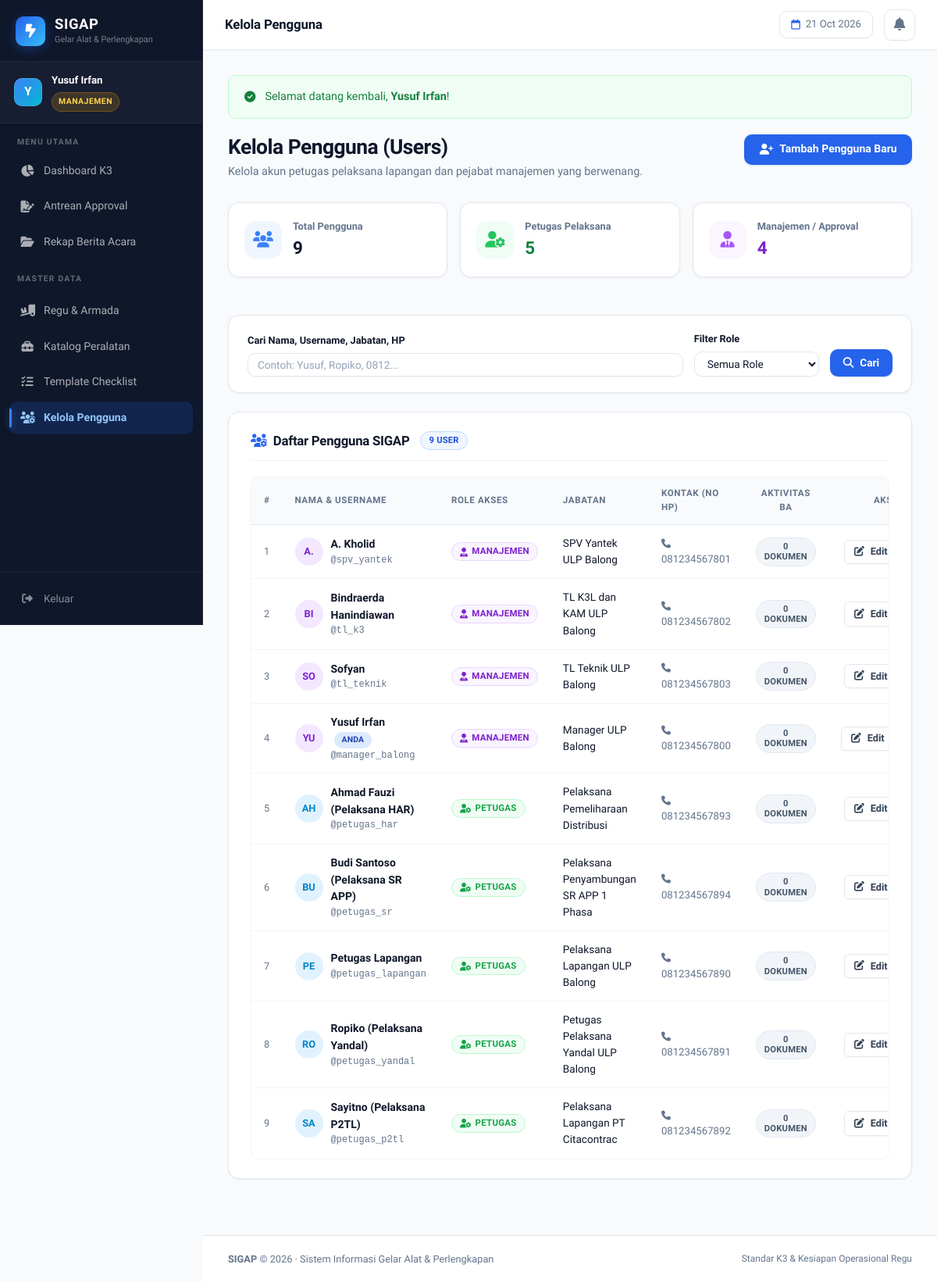
Page /master/users/index.php (signed in) on the committed database.
### tables this page shows
CREATE TABLE IF NOT EXISTS users (
    id            INT           AUTO_INCREMENT PRIMARY KEY,
    username      VARCHAR(50)   NOT NULL UNIQUE,
    password_hash VARCHAR(255)  NOT NULL,
    nama_lengkap  VARCHAR(100)  NOT NULL,
    role          ENUM('petugas', 'manajemen') NOT NULL,
    jabatan       VARCHAR(100)  NOT NULL,
    no_hp         VARCHAR(20)   NULL,
    created_at    TIMESTAMP     DEFAULT CURRENT_TIMESTAMP,
    updated_at    TIMESTAMP     DEFAULT CURRENT_TIMESTAMP ON UPDATE CURRENT_TIMESTAMP,
    INDEX idx_users_role (role)
);

### master/users/index.php (the view, shortened to what the rows shown need)
<?php
require_once __DIR__ . '/../../includes/auth_check.php';
$pdo = get_db_connection();
$current_user = get_logged_user();
$where = [];
$params = [];
$where_sql = !empty($where) ? 'WHERE ' . implode(' AND ', $where) : '';
$stmt = $pdo->prepare("
    SELECT u.*,
           (SELECT COUNT(*) FROM gelar_alat_header h WHERE h.petugas_id = u.id) AS total_laporan_dibuat,
           (SELECT COUNT(*) FROM gelar_alat_header h WHERE h.manajemen_id = u.id) AS total_laporan_diapprove
    FROM users u
    {$where_sql}
    ORDER BY u.role DESC, u.nama_lengkap ASC
");
$stmt->execute($params);
$users_list = $stmt->fetchAll();
$page_title = "Kelola Pengguna";
require_once __DIR__ . '/../../includes/header.php';
?>
<div style="display:flex; justify-content:space-between; align-items:flex-start; margin-bottom:1.75rem; flex-wrap:wrap; gap:1rem;">
    <div>
        <h1 style="font-size:1.65rem; font-weight:800; letter-spacing:-0.02em; margin-bottom:4px; color:var(--text-main);">Kelola Pengguna (Users)</h1>
    </div>
</div>
<div class="card">
    <div class="card-header">
        <h2 class="card-title">
            <i class="fa-solid fa-users-gear" style="color:var(--primary);"></i>
            Daftar Pengguna SIGAP
            <span class="badge badge-submitted" style="font-size:0.7rem; margin-left:6px;"><?= count($users_list) ?> user</span>
        </h2>
    </div>
    <?php if (empty($users_list)): ?>
        <div style="text-align:center; padding:3rem 1rem; color:var(--text-muted);">
            <div style="width:48px; height:48px; border-radius:50%; background:#f1f5f9; color:#64748b; display:flex; align-items:center; justify-content:center; margin:0 auto 10px; font-size:1.3rem;">
                <i class="fa-solid fa-user-slash"></i>
            </div>
            <strong style="color:var(--text-main);">Tidak ada data pengguna ditemukan</strong>
            <p style="font-size:0.825rem; margin-top:2px;">Silakan sesuaikan filter pencarian atau tambahkan pengguna baru.</p>
        </div>
    <?php else: ?>
        <div class="table-responsive">
            <table class="data-table">
                <thead>
                    <tr>
                        <th width="40px">#</th>
                        <th>Nama & Username</th>
                        <th>Role Akses</th>
                        <th>Jabatan</th>
                        <th>Kontak (No HP)</th>
                        <th style="text-align:center;">Aktivitas BA</th>
                        <th style="text-align:center; width:130px;">Aksi</th>
                    </tr>
                </thead>
                <tbody>
                    <?php foreach ($users_list as $i => $row): ?>
                        <?php
                        $is_self = ($row['id'] == $current_user['id']);
                        $initials = strtoupper(substr($row['nama_lengkap'], 0, 2));
                        $total_aktif = ($row['role'] === 'petugas') ? $row['total_laporan_dibuat'] : $row['total_laporan_diapprove'];
                        ?>
                        <tr>
                            <td style="color:var(--text-muted); font-size:0.8rem;"><?= $i + 1 ?></td>
                            <td>
                                <div style="display:flex; align-items:center; gap:10px;">
                                    <div style="width:36px; height:36px; border-radius:50%; background:<?= $row['role'] === 'manajemen' ? '#f3e8ff; color:#7e22ce' : '#e0f2fe; color:#0284c7' ?>; display:flex; align-items:center; justify-content:center; font-weight:700; font-size:0.8rem; flex-shrink:0;">
                                        <?= $initials ?>
                                    </div>
                                    <div>
                                        <div style="font-weight:700; color:var(--text-main); font-size:0.875rem;">
                                            <?= htmlspecialchars($row['nama_lengkap']) ?>
                                            <?php if ($is_self): ?>
                                                <span class="badge" style="background:#dbeafe; color:#1e40af; font-size:0.65rem; margin-left:4px;">Anda</span>
                                            <?php endif; ?>
                                        </div>
                                        <div style="font-size:0.75rem; color:var(--text-muted); font-family:monospace;">
                                            @<?= htmlspecialchars($row['username']) ?>
                                        </div>
                                    </div>
                                </div>
                            </td>
                            <td>
                                <?php if ($row['role'] === 'manajemen'): ?>
                                    <span class="badge" style="background:#faf5ff; color:#7e22ce; border:1px solid #e9d5ff; font-size:0.72rem;">
                                        <i class="fa-solid fa-user-tie"></i> Manajemen
                                    </span>
                                <?php else: ?>
                                    <span class="badge" style="background:#f0fdf4; color:#16a34a; border:1px solid #bbf7d0; font-size:0.72rem;">
                                        <i class="fa-solid fa-user-gear"></i> Petugas
                                    </span>
                                <?php endif; ?>
                            </td>
                            <td style="font-size:0.85rem; color:var(--text-main);">
                                <?= htmlspecialchars($row['jabatan']) ?>
                            </td>
                            <td style="font-size:0.825rem; color:var(--text-muted);">
                                <?= $row['no_hp'] ? '<i class="fa-solid fa-phone" style="font-size:0.75rem; margin-right:4px;"></i>' . htmlspecialchars($row['no_hp']) : '&mdash;' ?>
                            </td>
                            <td style="text-align:center;">
                                <span class="badge <?= $total_aktif > 0 ? 'badge-approved' : 'badge-draft' ?>" style="font-size:0.7rem;">
                                    <?= $total_aktif ?> Dokumen
                                </span>
                            </td>
                            <td style="text-align:center; white-space:nowrap;">
                                <div style="display:inline-flex; gap:6px;">
                                    <button onclick='openModalEdit(<?= json_encode($row) ?>)' class="btn btn-outline btn-sm" title="Edit Pengguna">
                                        <i class="fa-solid fa-pen-to-square"></i> Edit
                                    </button>
                                </div>
                            </td>
                        </tr>
                    <?php endforeach; ?>
                </tbody>
            </table>
        </div>
    <?php endif; ?>
</div>
<?php require_once __DIR__ . '/../../includes/footer.php'; ?>

### includes/header.php (shortened to what the rows shown need)
<?php
require_once __DIR__ . '/auth_check.php';
$user = get_logged_user();
?>
<!DOCTYPE html>
<html lang="id">
<head>
    <link rel="stylesheet" href="<?= base_url('assets/css/style.css') ?>">
    <link rel="stylesheet" href="https://cdnjs.cloudflare.com/ajax/libs/font-awesome/6.4.0/css/all.min.css">
</head>
<body>
<?php if ($user): ?>
<aside class="sidebar no-print" id="sidebar">
    <div class="sidebar-brand">
        <div class="brand-icon">
            <i class="fa-solid fa-bolt-lightning"></i>
        </div>
        <div class="sidebar-brand-text">
            <span class="sidebar-brand-name">SIGAP</span>
            <span class="sidebar-brand-sub">Gelar Alat & Perlengkapan</span>
        </div>
    </div>
    <div class="sidebar-user">
        <div class="sidebar-user-avatar">
            <?= strtoupper(substr($user['nama_lengkap'], 0, 1)) ?>
        </div>
        <div class="sidebar-user-info">
            <div class="sidebar-user-name"><?= htmlspecialchars($user['nama_lengkap']) ?></div>
            <span class="user-role-badge role-<?= $user['role'] ?>">
                <?= $user['role'] === 'manajemen' ? 'Manajemen' : 'Petugas' ?>
            </span>
        </div>
    </div>
    <nav class="sidebar-nav">
        <div class="sidebar-nav-label">Menu Utama</div>
        <ul class="sidebar-menu">
            <?php if ($user['role'] === 'petugas'): ?>
                <li>
                    <a href="<?= base_url('inspeksi/index.php') ?>" class="sidebar-link <?= strpos($_SERVER['REQUEST_URI'], '/inspeksi') !== false ? 'active' : '' ?>">
                        <i class="fa-solid fa-clipboard-check"></i>
                        <span>Form Gelar Alat</span>
                    </a>
                </li>
                <li>
                    <a href="<?= base_url('riwayat/index.php') ?>" class="sidebar-link <?= strpos($_SERVER['REQUEST_URI'], '/riwayat') !== false ? 'active' : '' ?>">
                        <i class="fa-solid fa-clock-rotate-left"></i>
                        <span>Riwayat Saya</span>
                    </a>
                </li>
            <?php else:  ?>
                <li>
                    <a href="<?= base_url('dashboard/index.php') ?>" class="sidebar-link <?= strpos($_SERVER['REQUEST_URI'], '/dashboard') !== false ? 'active' : '' ?>">
                        <i class="fa-solid fa-chart-pie"></i>
                        <span>Dashboard K3</span>
                    </a>
                </li>
                <li>
                    <a href="<?= base_url('riwayat/index.php?status=submitted') ?>" class="sidebar-link <?= isset($_GET['status']) && $_GET['status'] === 'submitted' ? 'active' : '' ?>">
                        <i class="fa-solid fa-file-signature"></i>
                        <span>Antrean Approval</span>
                    </a>
                </li>
                <li>
                    <a href="<?= base_url('riwayat/index.php') ?>" class="sidebar-link <?= strpos($_SERVER['REQUEST_URI'], '/riwayat') !== false && (!isset($_GET['status']) || $_GET['status'] !== 'submitted') ? 'active' : '' ?>">
                        <i class="fa-solid fa-folder-open"></i>
                        <span>Rekap Berita Acara</span>
                    </a>
                </li>
                <div class="sidebar-nav-label" style="margin-top:14px;">Master Data</div>
                <li>
                    <a href="<?= base_url('master/regu/index.php') ?>" class="sidebar-link <?= strpos($_SERVER['REQUEST_URI'], '/master/regu') !== false ? 'active' : '' ?>">
                        <i class="fa-solid fa-truck-ramp-box"></i>
                        <span>Regu & Armada</span>
                    </a>
                </li>
                <li>
                    <a href="<?= base_url('master/barang/index.php') ?>" class="sidebar-link <?= strpos($_SERVER['REQUEST_URI'], '/master/barang') !== false ? 'active' : '' ?>">
                        <i class="fa-solid fa-toolbox"></i>
                        <span>Katalog Peralatan</span>
                    </a>
                </li>
                <li>
                    <a href="<?= base_url('master/template/index.php') ?>" class="sidebar-link <?= strpos($_SERVER['REQUEST_URI'], '/master/template') !== false ? 'active' : '' ?>">
                        <i class="fa-solid fa-list-check"></i>
                        <span>Template Checklist</span>
                    </a>
                </li>
                <li>
                    <a href="<?= base_url('master/users/index.php') ?>" class="sidebar-link <?= strpos($_SERVER['REQUEST_URI'], '/master/users') !== false ? 'active' : '' ?>">
                        <i class="fa-solid fa-users-gear"></i>
                        <span>Kelola Pengguna</span>
                    </a>
                </li>
            <?php endif; ?>
        </ul>
    </nav>
    <div class="sidebar-footer">
        <a href="<?= base_url('auth/logout.php') ?>" class="sidebar-logout">
            <i class="fa-solid fa-right-from-bracket"></i>
            <span>Keluar</span>
        </a>
    </div>
</aside>
<div class="topbar no-print">
    <div class="topbar-title">
        <?= isset($page_title) ? htmlspecialchars($page_title) : 'SIGAP' ?>
    </div>
    <div class="topbar-right">
        <span class="topbar-date">
            <i class="fa-regular fa-calendar"></i>
            <?= date('d M Y') ?>
        </span>
        <div class="notif-wrap" id="notifWrap">
            <button class="notif-bell" id="notifBell" onclick="toggleNotifPanel()" title="Notifikasi">
                <i class="fa-solid fa-bell"></i>
            </button>
        </div>
    </div>
</div>
<div class="app-layout">
    <div class="sidebar-spacer no-print"></div>
    <main class="main-content">
        <div class="container">
            <?php if ($flash_success = get_flash('success')): ?>
                <div class="alert alert-success">
                    <i class="fa-solid fa-circle-check"></i>
                    <div><?= $flash_success ?></div>
                </div>
            <?php endif; ?>
<?php endif; ?>

### rows in the picture
users: nama_lengkap "Y", nama_lengkap "Yusuf Irfan", nama_lengkap "YU", shows "ANDA", username "manager_balong", role "manajemen" (drawn), jabatan "Manager ULP Balong", no_hp "081234567800", total_aktif "0"
users: nama_lengkap "A.", nama_lengkap "A. Kholid", username "spv_yantek", role "manajemen" (drawn), jabatan "SPV Yantek ULP Balong", no_hp "081234567801", total_aktif "0"
users: nama_lengkap "BI", nama_lengkap "Bindraerda Hanindiawan", username "tl_k3", role "manajemen" (drawn), jabatan "TL K3L dan KAM ULP Balong", no_hp "081234567802", total_aktif "0"
users: nama_lengkap "SO", nama_lengkap "Sofyan", username "tl_teknik", role "manajemen" (drawn), jabatan "TL Teknik ULP Balong", no_hp "081234567803", total_aktif "0"
users: nama_lengkap "AH", nama_lengkap "Ahmad Fauzi (Pelaksana HAR)", username "petugas_har", role "petugas" (drawn), jabatan "Pelaksana Pemeliharaan Distribusi", no_hp "081234567893", total_aktif "0"
users: nama_lengkap "BU", nama_lengkap "Budi Santoso (Pelaksana SR APP)", username "petugas_sr", role "petugas" (drawn), jabatan "Pelaksana Penyambungan SR APP 1 Phasa", no_hp "081234567894", total_aktif "0"
users: nama_lengkap "PE", nama_lengkap "Petugas Lapangan", username "petugas_lapangan", role "petugas" (drawn), jabatan "Pelaksana Lapangan ULP Balong", no_hp "081234567890", total_aktif "0"
users: nama_lengkap "RO", nama_lengkap "Ropiko (Pelaksana Yandal)", username "petugas_yandal", role "petugas" (drawn), jabatan "Petugas Pelaksana Yandal ULP Balong", no_hp "081234567891", total_aktif "0"
users: nama_lengkap "SA", nama_lengkap "Sayitno (Pelaksana P2TL)", username "petugas_p2tl", role "petugas" (drawn), jabatan "Pelaksana Lapangan PT Citacontrac", no_hp "081234567892", total_aktif "0"

### other values in the picture
$page_title "Kelola Pengguna"
$flash_success "Selamat datang kembali, Yusuf Irfan !"
$total_petugas + $total_manajemen "9"
$total_petugas "5"
$total_manajemen "4"
count($users_list) "9"
